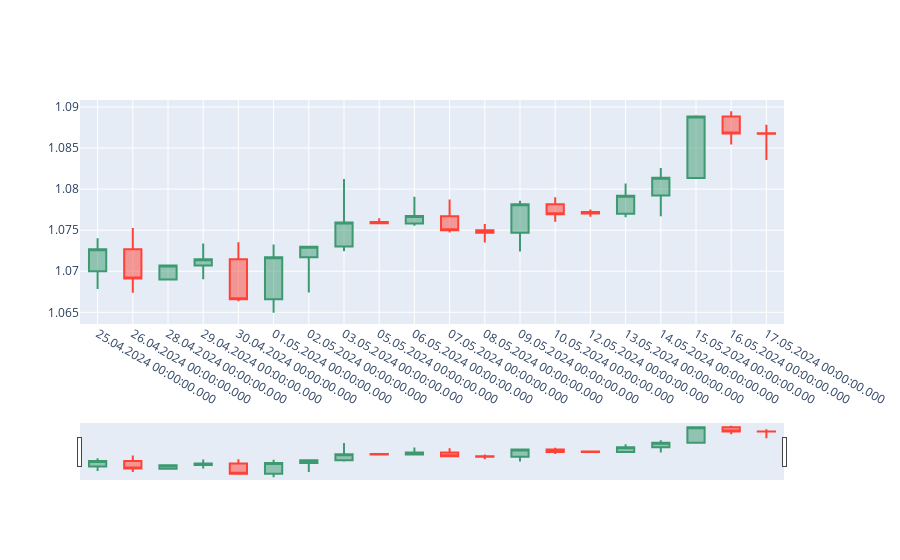

This figure's notebook cell:
### Code cell
dfpl = df_1D[-20:].reset_index(drop=True)

fig = go.Figure(data=[go.Candlestick(x=dfpl['Gmt time'],
                                     open=dfpl['Open'],
                                     high=dfpl['High'],
                                     low=dfpl['Low'],
                                     close=dfpl['Close']
                                    )])

fig.show()
